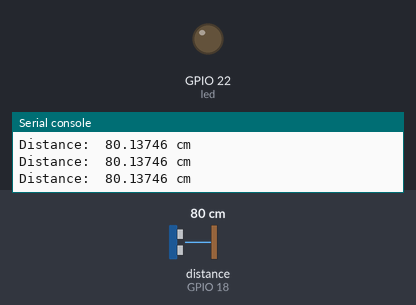
Simulated run of this program. Board: ESP32 board running MicroPython. On the bench: output pins drawn as LEDs (lit = HIGH), the last lines printed to the serial console. The inputs (shaded band) are chosen by the test bench; at power-on: distance to the obstacle (sensor on GPIO 18) 80 cm. The echo pulse lasts 58.3 µs per cm; library files of the repository ran but are not shown: hcsr04.py; pins used as bus, display or sensor lines are not drawn.

Above: at 1.2 s.
1.3 s: distance to the obstacle (sensor on GPIO 18) set to 16 cm
2.8 s: distance to the obstacle (sensor on GPIO 18) set to 12 cm
At 3.9 s:
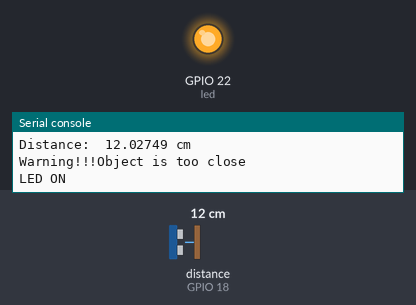
4.5 s: distance to the obstacle (sensor on GPIO 18) set to 18 cm
At 5.2 s:
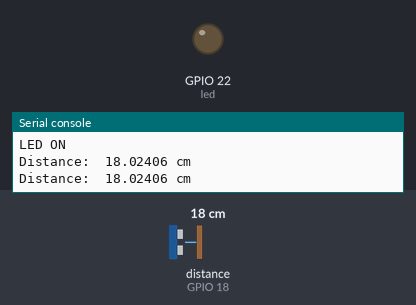
6.0 s: distance to the obstacle (sensor on GPIO 18) set to 2 cm
At 6.6 s:
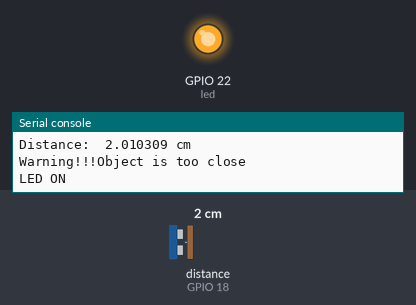
Timing chart, 0 to 8.5 s (numbered marks = the images above; inputs shaded):
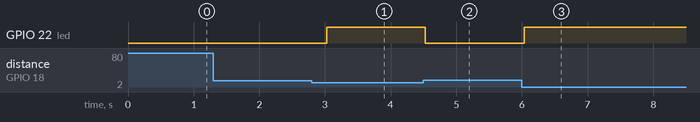

The program:

main.py
```python
# Micro-Python
# Control LED with HCSR04 Ultrasonic Sensor and ESP32 using Micro-Python
# Md. Kamruzzaman Tipu
# IoT Engineer, BRACNet Limited.
# it.ktipu@gmail.com, +8801715497977 (Whats app)
# youtube link https://www.youtube.com/channel/UC_Y7VIu1nsfXuUhJGLTRaog/videos

from hcsr04 import HCSR04
from time import sleep
from machine import Pin

sensor = HCSR04(trigger_pin = 5, echo_pin = 18, echo_timeout_us = 10000)
led = Pin(22, Pin.OUT)

while True:
    distance = sensor.distance_cm()
    print("Distance: ", distance, 'cm')
    if distance <= 15:
        led.value(1)
        print("Warning!!!Object is too close")
        print("LED ON")
    else:
        led.value(0)
    sleep(0.5)
```

Measured:
- the behaviour switches between 15 and 14 cm on distance to the obstacle (sensor on GPIO 18) (found by bisection; images 0 and 1)
- after the input at 2.8 s, GPIO 22 (led): LOW → HIGH after 0.22 s
- after the input at 4.5 s, GPIO 22 (led): HIGH → LOW at once
- after the input at 6.0 s, GPIO 22 (led): LOW → HIGH at once
